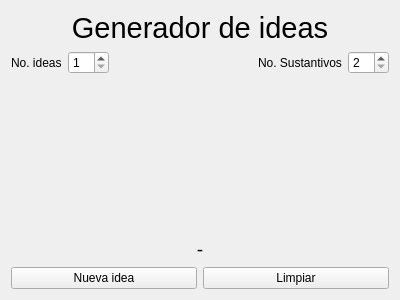
<?xml version="1.0" encoding="UTF-8"?>
<ui version="4.0">
 <class>Form</class>
 <widget class="QWidget" name="Form">
  <property name="geometry">
   <rect>
    <x>0</x>
    <y>0</y>
    <width>400</width>
    <height>300</height>
   </rect>
  </property>
  <property name="windowTitle">
   <string>Form</string>
  </property>
  <layout class="QVBoxLayout" name="verticalLayout">
   <item>
    <widget class="QLabel" name="label">
     <property name="font">
      <font>
       <pointsize>22</pointsize>
      </font>
     </property>
     <property name="text">
      <string>Generador de ideas</string>
     </property>
     <property name="textFormat">
      <enum>Qt::TextFormat::AutoText</enum>
     </property>
     <property name="alignment">
      <set>Qt::AlignmentFlag::AlignCenter</set>
     </property>
    </widget>
   </item>
   <item>
    <layout class="QHBoxLayout" name="horizontalLayout_2">
     <item>
      <widget class="QLabel" name="label_2">
       <property name="text">
        <string>No. ideas</string>
       </property>
      </widget>
     </item>
     <item>
      <widget class="QSpinBox" name="spinBox">
       <property name="minimum">
        <number>1</number>
       </property>
      </widget>
     </item>
     <item>
      <spacer name="horizontalSpacer">
       <property name="orientation">
        <enum>Qt::Orientation::Horizontal</enum>
       </property>
       <property name="sizeHint" stdset="0">
        <size>
         <width>40</width>
         <height>20</height>
        </size>
       </property>
      </spacer>
     </item>
     <item>
      <widget class="QLabel" name="label_3">
       <property name="text">
        <string>No. Sustantivos</string>
       </property>
      </widget>
     </item>
     <item>
      <widget class="QSpinBox" name="spinBox_2">
       <property name="minimum">
        <number>2</number>
       </property>
      </widget>
     </item>
    </layout>
   </item>
   <item>
    <spacer name="verticalSpacer">
     <property name="orientation">
      <enum>Qt::Orientation::Vertical</enum>
     </property>
     <property name="sizeHint" stdset="0">
      <size>
       <width>20</width>
       <height>40</height>
      </size>
     </property>
    </spacer>
   </item>
   <item>
    <widget class="QLabel" name="label_4">
     <property name="font">
      <font>
       <pointsize>14</pointsize>
      </font>
     </property>
     <property name="text">
      <string>-</string>
     </property>
     <property name="alignment">
      <set>Qt::AlignmentFlag::AlignCenter</set>
     </property>
    </widget>
   </item>
   <item>
    <layout class="QHBoxLayout" name="horizontalLayout">
     <item>
      <widget class="QPushButton" name="pushButton">
       <property name="text">
        <string>Nueva idea</string>
       </property>
      </widget>
     </item>
     <item>
      <widget class="QPushButton" name="pushButton_2">
       <property name="text">
        <string>Limpiar</string>
       </property>
      </widget>
     </item>
    </layout>
   </item>
  </layout>
 </widget>
 <resources/>
 <connections/>
</ui>
